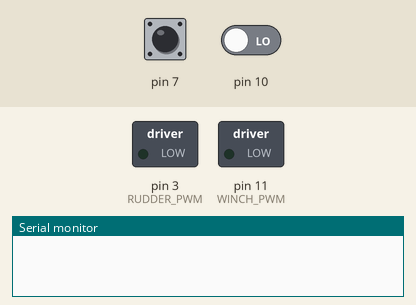
Recording of a sketch running on a simulated Arduino Uno, built with avr-gcc and run on an emulated ATmega328P. Shown: switched loads named in the sketch (green lamp = pin HIGH), the last lines printed to the serial monitor. The inputs (shaded band) are chosen by the test bench; at power-on: pin 7 LOW, pin 10 LOW.

Above: at 1.2 s.
1.3 s: pin 7 pulsed HIGH 5 times (0.12 s each, 0.3 s apart)
At 4.6 s:
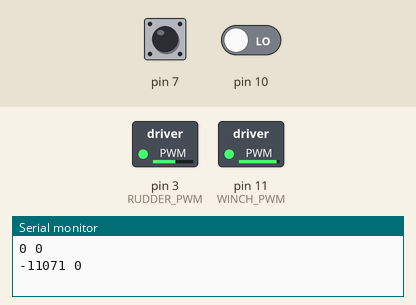
Timing chart, 0 to 6.9 s (numbered marks = the images above; inputs shaded):
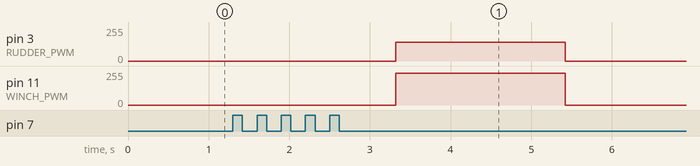

The sketch:

raider1_rc.ino.ino
```cpp
/*
 * Radio control Arduino sketch for "Raider Of The Pacific" project
 http://www.paider1.com

 */

//Analog pins
#define RUDDER_CURRENT  A0
#define WINCH_CURRENT   A1
#define RUDDER_POT      A2
#define WINCH_POT       A3
#define I2C_SDA         A4
#define I2C_SCL         A5

//Digital pins
#define RUDDER_PWM       3  //Motor Shield Channel A
#define GPS_RX           4
#define GPS_TX           5
#define WIND_VANE_TXD    6
#define RUDDER_RC        7
#define BREAK_B          8
#define BREAK_A          9
#define WINCH_RC         10
#define WINCH_PWM        11 //Motor Shield Channel B
#define RUDDER_DIRECTION 12 //Motor Shield Channel A
#define WINCH_DIRECTION  13 //Motor Shield Channel B

void setup() {
  //start serial connection
  Serial.begin(9600);
  //configure pin2 as an input and enable the internal pull-up resistor
  pinMode(3, OUTPUT);

  pinMode(7, INPUT);
  pinMode(10, INPUT);
}

void loop() {
  //read the pushbutton value into a variable
  int ch1 = pulseIn(7,25000) ;//- 1500;
  int ch2 = pulseIn(10,25000);// - 1500;
  //print out the value of the pushbutton
  Serial.print(ch1);
  Serial.print(" ");
  Serial.println(ch2);

  if (ch1 == 0) {
    analogWrite(RUDDER_PWM, 0);
    analogWrite(WINCH_PWM, 0);
  } else {
    if (ch1 > 1500) {
      analogWrite(RUDDER_PWM, (ch1 - 1500)/2);
      digitalWrite(RUDDER_DIRECTION, HIGH);
    } else {
      analogWrite(RUDDER_PWM, (1500 - ch1)/2);
      digitalWrite(RUDDER_DIRECTION, LOW);
    }

    if (ch2 > 1500) {
      analogWrite(WINCH_PWM, (ch2 - 1500)/2);
      digitalWrite(WINCH_DIRECTION, HIGH);
    } else {
      analogWrite(WINCH_PWM, (1500 - ch2)/2);
      digitalWrite(WINCH_DIRECTION, LOW);
    }
  }

  delay(100);
}
```

Measured:
- after the input at 1.3 s, pin 3 (RUDDER_PWM): 0/255 → 141/255 after 2.0 s, → 0/255 2.1 s later; pin 11 (WINCH_PWM): 0/255 → 238/255 after 2.0 s, → 0/255 2.1 s later
